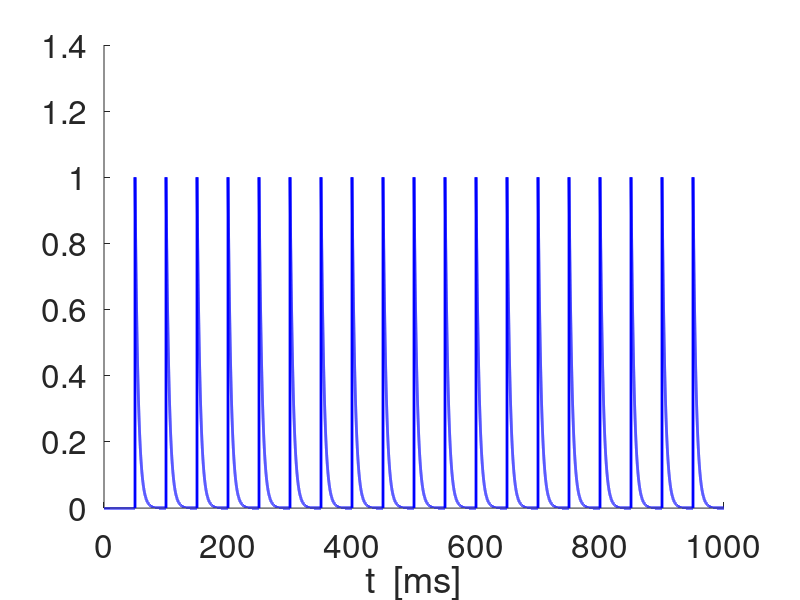
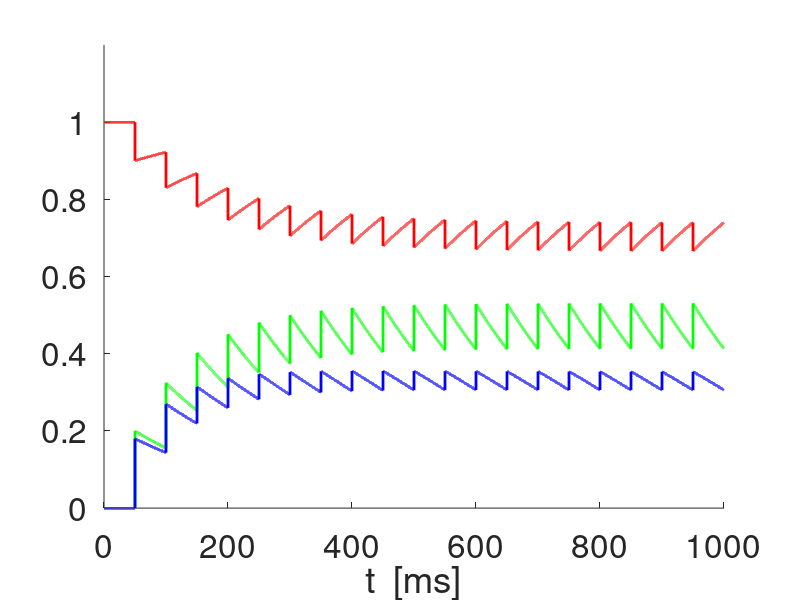
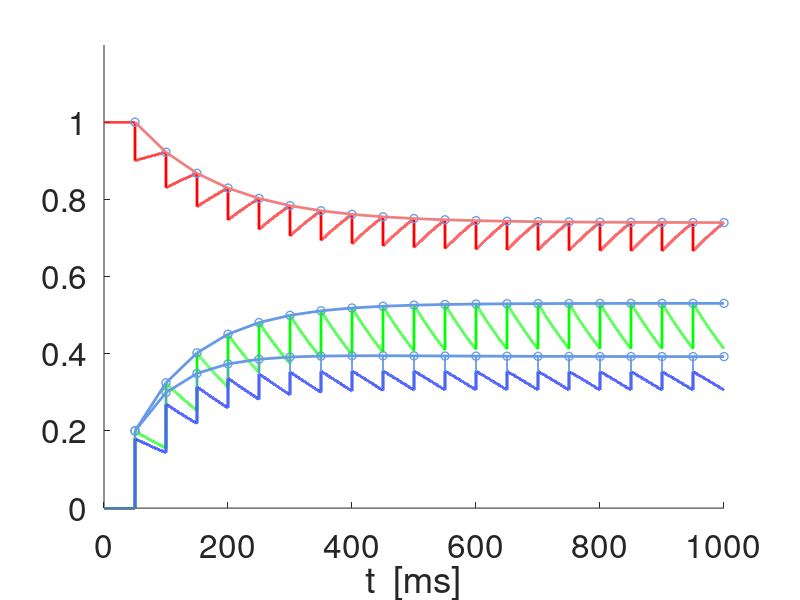
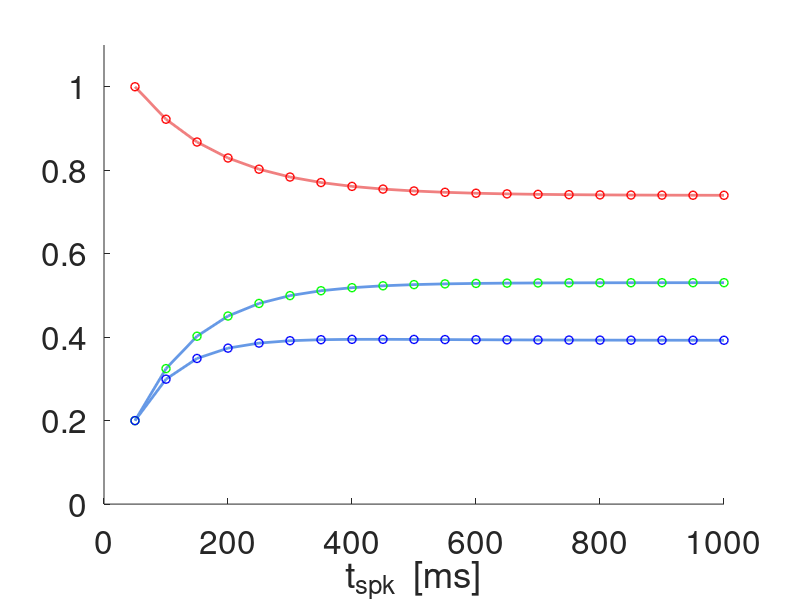

These charts were generated, in order, by the following MATLAB code:
% 2020-01-08

% Synaptic depression and facilitation models 
% (Dayan & Abbott, see Ermentrout & Terman book, Chapter 7) 

clearvars;
close all;

lightblueish = [.4 .6 .9];
lightcoral = [0.94 0.5 0.5];
lightgray = [.7 .7 .7];

% Parameters

taudec = 5;
taudep = 200;
taufac = 200;
adep = 0.1;
afac = 0.2;
Xinf = 1;
Zinf = 0;

% Time definitions

Tmax = 1000;
dt = 0.01;
t = 0:dt:Tmax;

% Input spike definitions

SpkFreqin = 20;
SpkPerin = 1000/SpkFreqin;
Nspk = floor(Tmax/SpkPerin);
tspk = (1:Nspk)*SpkPerin;



% Synaptic dynamics (no short-term plasticity)

S = zeros(1,length(t));

jspk = 1;
for j=1:length(t)-1
    k1s = -S(j)/taudec;
    as = S(j)+k1s*dt;
    k2s = -as/taudec;
    S(j+1) = S(j)+(k1s+k2s)*dt/2;
    if t(j)> tspk(jspk)
        S(j+1) = S(j+1)+1;
        jspk = jspk+1;
    end
end

figure
hold on
plot(t,S,'-b','linewidth',2);
set(gca,'fontsize',24);
xlabel('t  [ms]');

% Synaptic short-term plasticity

x = zeros(1,length(t));
z = zeros(1,length(t));

x(1) = 1;
z(1) = 0;
jspk = 1;
for j=1:length(t)-1
    k1x = (Xinf-x(j))/taudep;
    k1z = (Zinf-z(j))/taufac;
    ax = x(j)+k1x*dt;
    az = z(j)+k1z*dt;
    k2x = (Xinf-ax)/taudep;
    k2z = (Zinf-az)/taufac;
    x(j+1) = x(j)+(k1x+k2x)*dt/2;
    z(j+1) = z(j)+(k1z+k2z)*dt/2;
    if t(j)>= tspk(jspk)
        x(j+1) = x(j+1)-adep*x(j);
        z(j+1) = z(j+1)+afac*(1-z(j+1));
        jspk = jspk+1;
    end
end

m(1) = 0;
for j=2:length(t)
    m(j) = x(j-1)*z(j);
end

% x-, z- and m-traces (m=DeltaS)

figure
hold on
plot(t,x,'-r','linewidth',2);
plot(t,z,'-g','linewidth',2);
plot(t,x.*z,'-b','linewidth',2);
axis([0 Tmax 0 1.2]);
set(gca,'fontsize',24);
xlabel('t  [ms]');

% x-, z- and m-traces (m=DeltaS) + peaks

figure
hold on
plot(t,x,'-r','linewidth',2);
plot(t,z,'-g','linewidth',2);
plot(t,x.*z,'-b','linewidth',2);
plot(t,m,'-','Color',lightblueish,'linewidth',1);
%plot(t,m,'-b','linewidth',2);
axis([0 Tmax 0 1.2]);
set(gca,'fontsize',24);
xlabel('t  [ms]');


% Sequence of peaks computed from the analytical solutions to the
% differential equations using the previous sequence values to generate the
% current ones (instead of the previous values in the differential
% equation discretization). 

Dtatspkin = SpkPerin;
Tspkmax = floor(Tmax/SpkPerin);
tspk = [SpkPerin:SpkPerin:Tspkmax*SpkPerin];


    
Pdep =  exp(-Dtatspkin/taudep);
Pfac =  exp(-Dtatspkin/taufac);
X = zeros(1,Tspkmax);
Z = zeros(1,Tspkmax);
Zaux = zeros(1,Tspkmax);
X(1) = 1;
Z(1) = afac;
for j=1:Tspkmax-1
    X(j+1) = Xinf+((1-adep)*X(j)-Xinf)*Pdep;       
    Z(j+1) = (1-afac)*(Zinf+(Z(j)-Zinf)*Pfac)+afac;
end
M = X.*Z;
jspk = floor(tspk/dt);
Xfp = (1-Pdep)*Xinf/(1-(1-adep)*Pdep);
Zfp = ((1-Pfac)*(1-afac)*Zinf+afac)/(1-(1-afac)*Pfac);


plot(tspk,X,'o','Color',lightblueish,'linewidth',1);
plot(tspk,Z,'o','Color',lightblueish,'linewidth',1);
plot(tspk,M,'o','Color',lightblueish,'linewidth',1);



% Approximation of the Peak sequences by the toy model functions
% F = A+(1-A)*exp(-(t-tspk(1))/sigmadep)
% G = B*(1-C*exp(-(t-tspk(1))/sigmadep)

Fcut = 0.5*(X(1)-Xfp)+Xfp;
for k=2:length(tspk)
    if X(k)<Fcut
        kaux = k;    
        break
    end
end
sgmadep = (tspk(kaux)-tspk(1))/log((1-Xfp)/(X(kaux)-Xfp));
F = Xfp+(1-Xfp)*exp(-(tspk-tspk(1))/sgmadep);
E = sum((X-F).^2);

Gcut = 0.5*(Zfp-Z(1))+Z(1);
for k=2:length(tspk)
    if Z(k)>Gcut
        kaux = k;    
        break
    end
end

C = 1-afac/Zfp;
sgmafac = (tspk(kaux)-tspk(1))/log(Zfp*C/(Zfp-Z(kaux)));
G = Zfp*(1-C*exp(-(tspk-tspk(1))/sgmafac));
E = sum((Z-G).^2);
H = F.*G;
plot(tspk,F,'-','Color',lightcoral,'linewidth',2);
plot(tspk,G,'-','Color',lightblueish,'linewidth',2);
plot(tspk,H,'-','Color',lightblueish,'linewidth',2);
Hexpanded = Zfp*(Xfp-Xfp*C*exp(-(tspk-tspk(1))/sgmafac)+(1-Xfp)*exp(-(tspk-tspk(1))/sgmadep)-(1-Xfp)*C*exp(-(tspk-tspk(1))*(1/sgmadep+1/sgmafac)));
Hcut = Zfp*(Xfp-Xfp*C*exp(-(tspk-tspk(1))/sgmafac)+(1-Xfp)*exp(-(tspk-tspk(1))/sgmadep));
%plot(tspk,Hexpanded,'-k','linewidth',1);
%plot(tspk,Hcut,'-','Color',lightgray,'linewidth',1);



figure
hold on
plot(tspk,F,'-','Color',lightcoral,'linewidth',2);
plot(tspk,G,'-','Color',lightblueish,'linewidth',2);
plot(tspk,H,'-','Color',lightblueish,'linewidth',2);
plot(tspk,X,'or','linewidth',1);
plot(tspk,Z,'og','linewidth',1);
plot(tspk,M,'ob','linewidth',1);
axis([0 Tmax 0  1.1]);
set(gca,'fontsize',24);
xlabel('t_{spk}  [ms]');

figure
hold on
plot(tspk,F,'-r','linewidth',2);
plot(tspk,G,'-g','linewidth',2);
plot(tspk,H,'-b','linewidth',2);
plot(tspk,X,'or','linewidth',1);
plot(tspk,Z,'og','linewidth',1);
plot(tspk,M,'ob','linewidth',1);
axis([0 Tmax 0  1.1]);
legend('X_n','Z_n','\DeltaS_n')
set(gca,'fontsize',24);
xlabel('t  [ms]');



% figure
% hold on
% % plot([1:Tspkmax],X,'or','linewidth',2);
% % plot([1:Tspkmax],Z,'og','linewidth',2);
% % plot([1:Tspkmax],M,'ob','linewidth',2);
% plot(tspk,X,'-or','linewidth',1);
% plot(tspk,Z,'-og','linewidth',1);
% plot(tspk,M,'-ob','linewidth',1);
% axis([0 Tmax 0 1.2]);
% set(gca,'fontsize',24);
% xlabel('t_{spk}  [ms]');


%%%%%%%%%%%%%%%%%%%%%%%%%%%%%%%%%%%%%%%%%%%%%%%%%%%%%%%%

TOY = 0;
if TOY == 1

    % Toy-function model

    taudep=10;
    taufac = 1;
    B = 1;
    A = 0.2;
    C = 0.8;
    alpha=10;
    Ttmax = 10;
    tt = 0:0.01:Ttmax;
    f = A+(1-A)*exp(-tt/taudep);
    g = B*(1-C*exp(-tt/taufac));
    H = f.*g;


    % Rescaled toy-function model

    A = 0.2;
    C = 0.8;
    tau = 1;
    f = A+(1-A)*exp(-tt/tau);
    g = 1-C*exp(-tt);
    H = f.*g;

    figure
    hold on
    plot(tt,f,'-r','linewidth',2);
    plot(tt,g,'-g','linewidth',2);
    plot(tt,H,'-b','Color',lightblueish,'linewidth',2)
    plot(tt,H,'-b','linewidth',2)
    axis([0 Ttmax 0 1.2]);
    set(gca,'fontsize',24);
    xlabel('t  [ms]');

end
